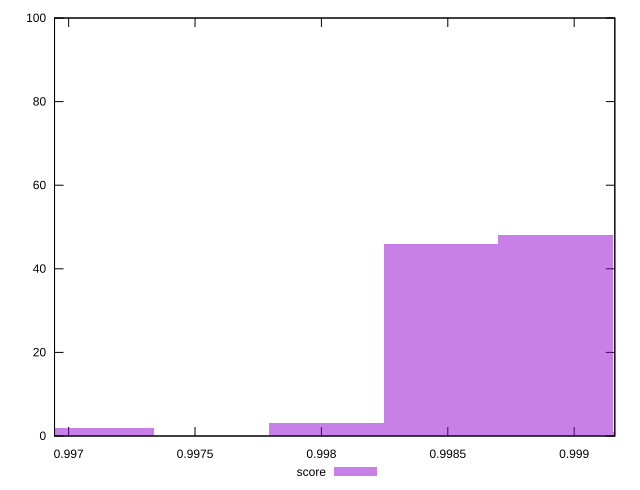

Reproduce this figure in gnuplot.
reset

$score <<EOF
0.9989277904368444 48
0.9984733191946075 46
0.9980188479523705 3
0.9971099054678966 2
0.9993822616790814 1
EOF

set key outside below
set boxwidth 0.0004544712422369629
set xrange [0.9969441408137358:0.9991608015696941]
set yrange [0:100]
set trange [0:100]
set style fill transparent solid 0.5 noborder
set terminal svg size 640, 490 enhanced background rgb 'white'
set output "reprap/mainthread-work-breakdown/samples/pages+cached+noadtech/score/histogram.svg"

plot $score title "score" with boxes

reset
